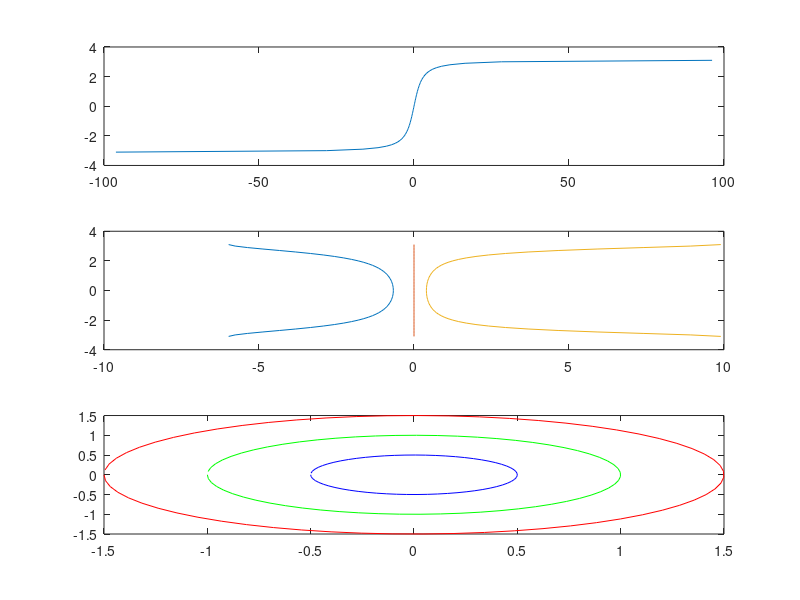

The MATLAB script that drew this image:
%bilineartf
clc;
close all;
clear all;

w=-3.1:.1:3.1;
T=1;
for i=1:length(w)
    omega(i)=(2/T)*tan((w(i)/2));
end

r=[.5 1 1.5];

for k=1:length(r)
    for i=1:length(w)
        
    s(k,i)=2*((r(k)*exp(1i*w(i))-1)/(r(k)*exp(1i*w(i))+1));
    end
end

subplot(3,1,1)
plot(omega,w);
subplot(3,1,2)
plot((s),w);

r=[.5 1 1.5];
w=-pi:.1:pi;
for k=1:length(r)
    for i=1:length(w)
        
    s1(k,i)=r(k)*exp(1i*w(i));
    end
end
    
    subplot(3,1,3)
    plot(s1(1,:),'b');
    hold on
    plot(s1(2,:),'g');
    hold on
    plot(s1(3,:),'r');